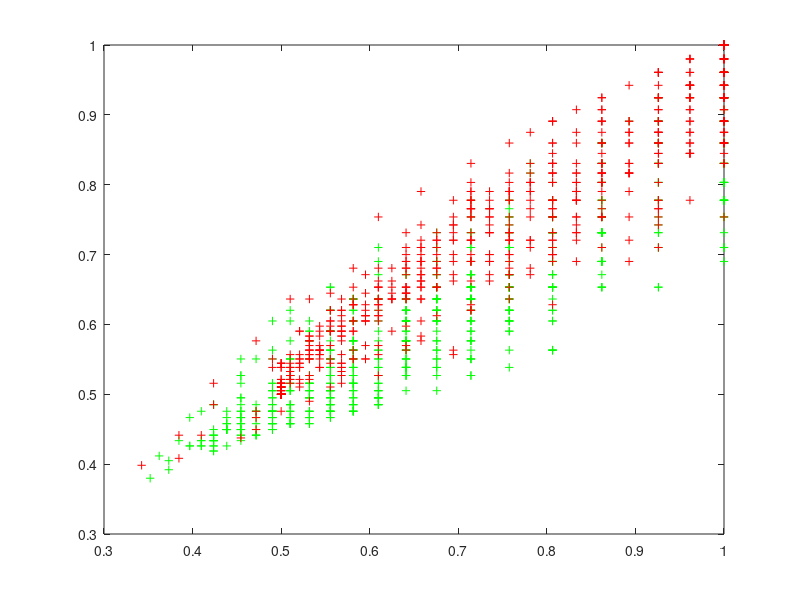

MATLAB code to generate this figure: (Note: this script raises an error after producing the figure.)
%% Parameter Description
%  1 = mean intensity 
%  2 = mean of gradient values
%  3 = variance of gradient values
%  ... total of neighborhoods = 9 (each of those has the above 3 values)
% 28 = 1 = normal, -1 = disease (Output)




%% load data
training_data = csvread('data/origin/training.csv');
validation_data = csvread('data/origin/validation.csv');
testing_data = csvread('data/origin/testing.csv');
nSamples = size(training_data,1);

%% training data
X_train = training_data(:, 1:27);
Y_train = training_data(:, 28); % expected solution


%% modify features
%0.1299239806496199 
X_train(:,1:3:27) = 1./(X_train(:,1:3:27)+2);
validation_data(:,1:3:27) = 1./(validation_data(:,1:3:27)+2);
testing_data(:,1:3:27) = 1./(testing_data(:,1:3:27)+2);


%% plot two features
normal = X_train(Y_train == 1,:);
dis = X_train(Y_train == -1,:);

plot(normal(:,1), normal(:,4), 'g+');
hold on
plot(dis(:,1), dis(:,4), 'r+');


%% parameters found with cross validation
c_best = 1.1;
sigma_best = 0.553266;

%% compute svm with all values
SVMstruct = svmtrain(X_train,Y_train,'Kernel_Function', 'rbf', 'rbf_sigma', sigma_best, 'boxconstraint', c_best);
    
%% compute validation solution
X_validation = validation_data(:,1:27);
Y_validation = 	svmclassify(SVMstruct,X_validation);

writeOutput('data/results/validation_predicted.txt', Y_validation);

%% compute testing solution
X_testing = testing_data(:,1:27);
Y_testing = svmclassify(SVMstruct,X_testing);

writeOutput('data/results/testing_predicted.txt', Y_testing);